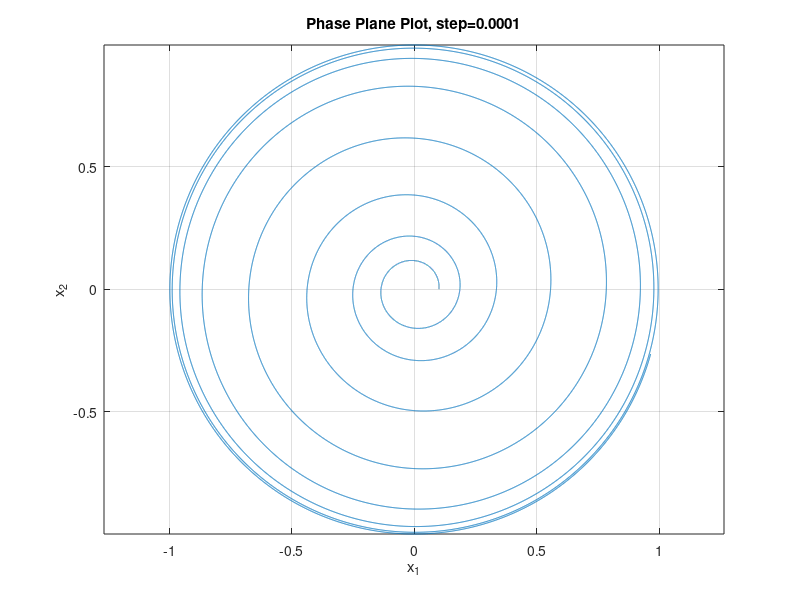
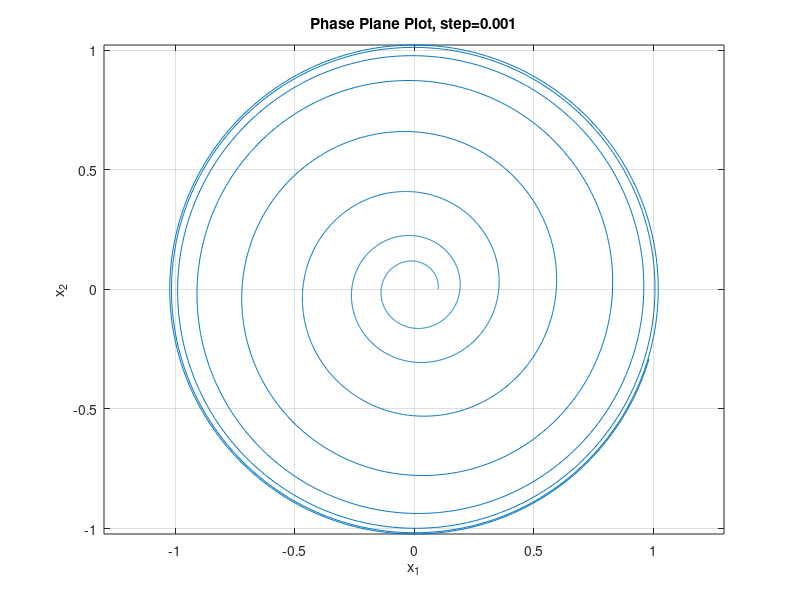
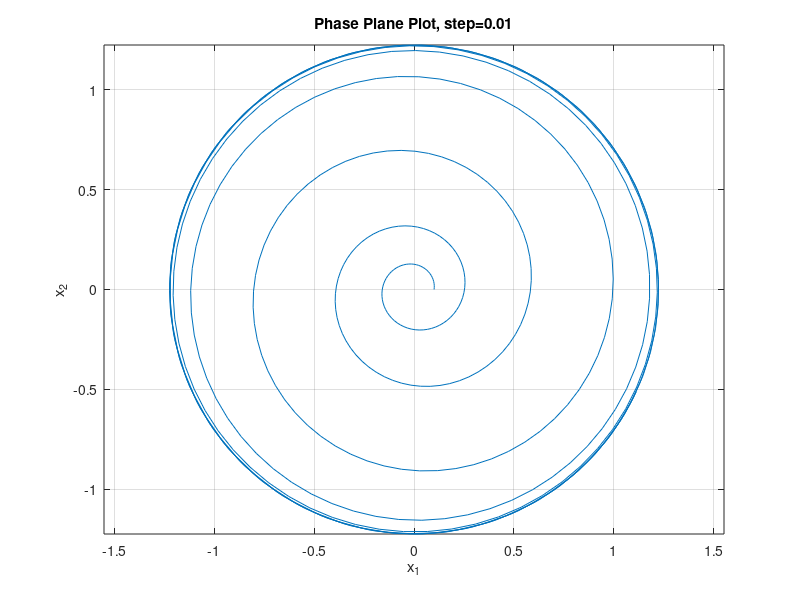
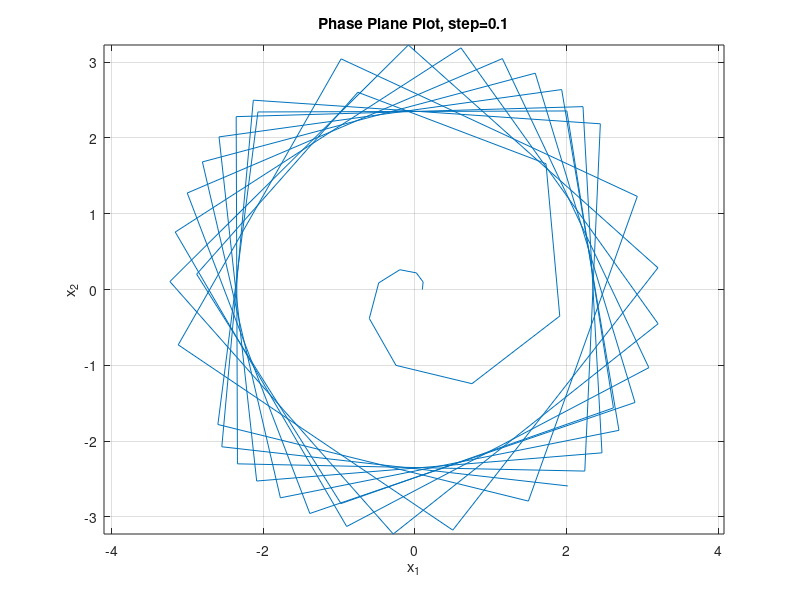

The MATLAB script that drew these images, in order: (Note: this script raises an error after producing the figures.)
T = 5;
delta_t = 0.0001;
omega =10;
N=T/delta_t;
x1 = zeros(1,N+1);
x2 = zeros(1,N+1);
x1(1)=0.1;
x2(1)=0;
x1_dot=@(x1,x2,omega)x1-omega*x2-(x1.^2+x2^2)*x1;
x2_dot=@(x1,x2,omega)omega*x1+x2-(x1.^2+x2^2)*x2;
for i =1:N
    x1(i+1)=x1(i) + delta_t * x1_dot(x1(i),x2(i),omega);
    x2(i+1)=x2(i) + delta_t * x2_dot(x1(i),x2(i),omega);
end
figure;
plot(x1,x2)
xlabel('x_1')
ylabel('x_2')
title('Phase Plane Plot, step=0.0001')
grid on
axis equal
delta_t=0.001;
N=T/delta_t;
x1 = zeros(1,N+1);
x2 = zeros(1,N+1);
x1(1)=0.1;
x2(1)=0;
for i =1:N
    x1(i+1)=x1(i) + delta_t * x1_dot(x1(i),x2(i),omega);
    x2(i+1)=x2(i) + delta_t * x2_dot(x1(i),x2(i),omega);
end
figure;
plot(x1,x2)
xlabel('x_1')
ylabel('x_2')
title('Phase Plane Plot, step=0.001')
grid on
axis equal
delta_t=0.01;
N=T/delta_t;
x1 = zeros(1,N+1);
x2 = zeros(1,N+1);
x1(1)=0.1;
x2(1)=0;
for i =1:N
    x1(i+1)=x1(i) + delta_t * x1_dot(x1(i),x2(i),omega);
    x2(i+1)=x2(i) + delta_t * x2_dot(x1(i),x2(i),omega);
end
figure;
plot(x1,x2)
xlabel('x_1')
ylabel('x_2')
title('Phase Plane Plot, step=0.01')
grid on
axis equal
delta_t=0.1;
N=T/delta_t;
x1 = zeros(1,N+1);
x2 = zeros(1,N+1);
x1(1)=0.1;
x2(1)=0;
for i =1:N
    x1(i+1)=x1(i) + delta_t * x1_dot(x1(i),x2(i),omega);
    x2(i+1)=x2(i) + delta_t * x2_dot(x1(i),x2(i),omega);
end
figure;
plot(x1,x2)
xlabel('x_1')
ylabel('x_2')
title('Phase Plane Plot, step=0.1')
grid on
axis equal
disp('I have computed the solution to the ODE by hand')
disp('However, I will use the built-in solver to improve my fluency')
x0=[0.1,0];
system_ode=@(t,x)[x1_dot(x(1),x(2),omega);x2_dot(x(1),x(2),omega)];
tspan=[0,5];
[t_ode, x_ode]=ode45(system_ode,tspan,x0);
figure;
plot(x_ode(:,1), x_ode(:,2), 'r-')
xlabel('x_1')
ylabel('x_2')
title('Phase Plane Plot using ode45')
grid on
axis equal
%Radius vs Time
syms r(t);
ode = diff(r,t) ==r-r^3
cond=r(0)==0.1
r_exact_sym=dsolve(ode,cond);
t_vec=linspace(0,5,500);
r_analytical=double(subs(r_exact_sym,t,t_vec));
r_numerical=sqrt(x_ode(:,1).^2+x_ode(:,2).^2);
figure;
plot(t_vec,r_analytical,'g-')
hold on;
plot(t_ode,r_numerical,'b--')
xlabel('Time t')
ylabel('Radius r')
title('Radius r(t) Convergence to Limit Cycle')
legend('Analytical Solution','Numerical (ode45)')
grid on;
hold off;
